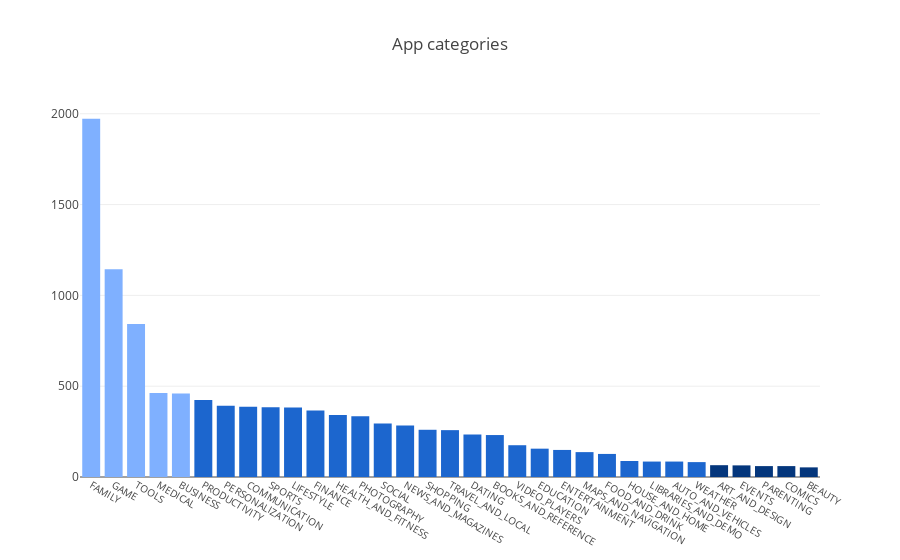

Here is the notebook cell this chart was saved with:
### Code cell
colors = ['#7fb0ff'] * 5
colors = colors + ['#1c66ce'] * (len(temp)-10)
colors = colors + ['#04367c'] * 5

trace = go.Bar(
    x=temp.index,
    y=temp.values,
    marker=go.bar.Marker(color=colors)
)

layout = go.Layout(
    title='App categories',
    xaxis = go.layout.XAxis(
        tickangle=30,
        tickfont=go.layout.xaxis.Tickfont(size=10),
        automargin=True
    )
)

fig = go.Figure(data=[trace], layout=layout)
iplot(fig)

### Figure 1 — Plotly figure (JSON) as saved in the notebook; plotly's stock layout.template omitted (floating-point values rounded to 4 significant figures)
{"data": [{"marker": {"color": ["#7fb0ff", "#7fb0ff", "#7fb0ff", "#7fb0ff", "#7fb0ff", "#1c66ce", "#1c66ce", "#1c66ce", "#1c66ce", "#1c66ce", "#1c66ce", "#1c66ce", "#1c66ce", "#1c66ce", "#1c66ce", "#1c66ce", "#1c66ce", "#1c66ce", "#1c66ce", "#1c66ce", "#1c66ce", "#1c66ce", "#1c66ce", "#1c66ce", "#1c66ce", "#1c66ce", "#1c66ce", "#1c66ce", "#04367c", "#04367c", "#04367c", "#04367c", "#04367c"]}, "type": "bar", "uid": "6898a15d-823a-4f96-af00-39c66b1c1a26", "x": ["FAMILY", "GAME", "TOOLS", "MEDICAL", "BUSINESS", "PRODUCTIVITY", "PERSONALIZATION", "COMMUNICATION", "SPORTS", "LIFESTYLE", "FINANCE", "HEALTH_AND_FITNESS", "PHOTOGRAPHY", "SOCIAL", "NEWS_AND_MAGAZINES", "SHOPPING", "TRAVEL_AND_LOCAL", "DATING", "BOOKS_AND_REFERENCE", "VIDEO_PLAYERS", "EDUCATION", "ENTERTAINMENT", "MAPS_AND_NAVIGATION", "FOOD_AND_DRINK", "HOUSE_AND_HOME", "LIBRARIES_AND_DEMO", "AUTO_AND_VEHICLES", "WEATHER", "ART_AND_DESIGN", "EVENTS", "PARENTING", "COMICS", "BEAUTY"], "y": [1972, 1144, 843, 463, 460, 424, 392, 387, 384, 383, 366, 341, 335, 295, 283, 260, 258, 234, 231, 175, 156, 149, 137, 127, 88, 85, 85, 82, 65, 64, 60, 60, 53]}], "layout": {"title": {"text": "App categories"}, "xaxis": {"automargin": true, "tickangle": 30, "tickfont": {"size": 10}}}}
